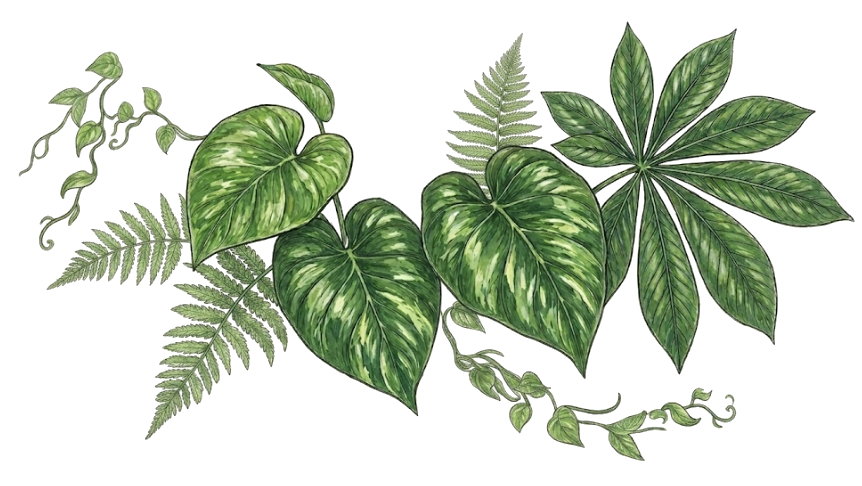
#> input picture back/img2/1.png, 862 x 486 px, found by its file name
$ python generate_barren_background.py
#> lines starting #> are read from the running program, lines starting #| are printed output that depends on the picture
from __future__ import annotations

from pathlib import Path
import math
import random
from collections import Counter

from PIL import Image, ImageColor, ImageDraw, ImageEnhance, ImageFilter, ImageOps


ROOT = Path(__file__).resolve().parents[1]
SOURCE_DIR = ROOT / "back" / "img_data"
OUTPUT_PATH = ROOT / "shootGame" / "src" / "renderer" / "src" / "assets" / "barren-background.png"
WIDTH = 1600
HEIGHT = 900
SEED = 260214


def load_rgba(name: str) -> Image.Image:
    return Image.open(SOURCE_DIR / name).convert("RGBA")


def sample_background_color(image: Image.Image) -> tuple[int, int, int]:
    rgba = image.convert("RGBA")
    w, h = rgba.size
    points = [
        (24, 24),
        (w - 25, 24),
        (24, h - 25),
        (w - 25, h - 25),
        (w // 2, 24),
        (w // 2, h - 25),
    ]
    rs, gs, bs = [], [], []
    for x, y in points:
        r, g, b, _ = rgba.getpixel((max(0, x), max(0, y)))
        rs.append(r)
        gs.append(g)
        bs.append(b)
    return (
        int(sum(rs) / len(rs)),
        int(sum(gs) / len(gs)),
        int(sum(bs) / len(bs)),
    )


def cut_from_flat_background(image: Image.Image, distance_gain: float = 3.3) -> Image.Image:
    rgba = image.convert("RGBA")
    bg = sample_background_color(rgba)
    pixels = rgba.load()
    alpha = Image.new("L", rgba.size, 0)
    alpha_pixels = alpha.load()

    for y in range(rgba.height):
        for x in range(rgba.width):
            r, g, b, _ = pixels[x, y]
            dist = math.sqrt((r - bg[0]) ** 2 + (g - bg[1]) ** 2 + (b - bg[2]) ** 2)
            value = max(0, min(255, int((dist - 11) * distance_gain)))
            alpha_pixels[x, y] = value

    alpha = alpha.filter(ImageFilter.GaussianBlur(1.8))
    alpha = ImageEnhance.Contrast(alpha).enhance(1.35)
    rgba.putalpha(alpha)
    return rgba


def cut_from_edge_palette(image: Image.Image, tolerance: float = 34.0) -> Image.Image:
    rgba = image.convert("RGBA")
    w, h = rgba.size
    samples: Counter[tuple[int, int, int]] = Counter()

    for x in range(0, w, max(1, w // 120)):
        for y in (0, h - 1):
            r, g, b, _ = rgba.getpixel((x, y))
            samples[(round(r / 16) * 16, round(g / 16) * 16, round(b / 16) * 16)] += 1
    for y in range(0, h, max(1, h // 80)):
        for x in (0, w - 1):
            r, g, b, _ = rgba.getpixel((x, y))
            samples[(round(r / 16) * 16, round(g / 16) * 16, round(b / 16) * 16)] += 1

    palette = [(min(255, r), min(255, g), min(255, b)) for (r, g, b), _ in samples.most_common(6)]
    pixels = rgba.load()
    alpha = Image.new("L", rgba.size, 0)
    alpha_pixels = alpha.load()

    for y in range(h):
        for x in range(w):
            r, g, b, _ = pixels[x, y]
            nearest = min(
                math.sqrt((r - pr) ** 2 + (g - pg) ** 2 + (b - pb) ** 2)
                for pr, pg, pb in palette
            )
            value = int(max(0, min(255, (nearest - tolerance) * 5.8)))
            alpha_pixels[x, y] = value

    alpha = alpha.filter(ImageFilter.GaussianBlur(1.2))
    alpha = ImageEnhance.Contrast(alpha).enhance(1.5)
    rgba.putalpha(alpha)
    return rgba


def make_base_ground(width: int, height: int) -> Image.Image:
    base = Image.new("RGBA", (width, height), "#43352b")
    draw = ImageDraw.Draw(base)

    for y in range(height):
        t = y / max(1, height - 1)
        r = int(65 + (116 - 65) * t)
        g = int(53 + (95 - 53) * t)
        b = int(43 + (63 - 43) * t)
        draw.line((0, y, width, y), fill=(r, g, b, 255))

    haze = Image.new("RGBA", (width, height), (0, 0, 0, 0))
    haze_draw = ImageDraw.Draw(haze)
    haze_draw.ellipse((-180, -160, width * 0.9, height * 0.6), fill=(170, 148, 112, 42))
    haze_draw.ellipse((width * 0.2, height * 0.1, width + 220, height + 120), fill=(93, 73, 50, 88))
    haze = haze.filter(ImageFilter.GaussianBlur(90))
    base.alpha_composite(haze)

    dust = Image.new("RGBA", (width, height), (0, 0, 0, 0))
    dust_draw = ImageDraw.Draw(dust)
    rng = random.Random(SEED)
    for _ in range(260):
        x = rng.randint(0, width)
        y = rng.randint(0, height)
        rx = rng.randint(30, 140)
        ry = rng.randint(14, 90)
        color = rng.choice(
            [
                (91, 72, 48, 18),
                (138, 114, 82, 12),
                (50, 38, 29, 22),
            ]
        )
        dust_draw.ellipse((x - rx, y - ry, x + rx, y + ry), fill=color)
    dust = dust.filter(ImageFilter.GaussianBlur(22))
    base.alpha_composite(dust)
    return base


# [108 lines left out: functions transform_asset, paste_center, add_tiled_field, add_cracks, add_vignette, not called in this run]


def build_background() -> Image.Image:
    rng = random.Random(SEED)
    base = make_base_ground(WIDTH, HEIGHT)
#> in make_base_ground, `haze = Image.new("RGBA", (width, height), (0, 0, 0, 0))`: haze: PIL image 1600x900 RGBA; every value is 0
#> in make_base_ground, `haze = haze.filter(ImageFilter.GaussianBlur(90))`:
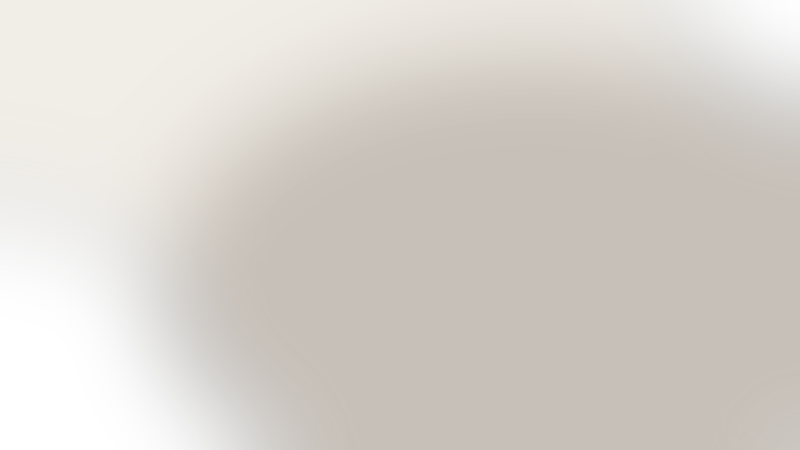
#> haze: PIL image 1600x900 RGBA (shown at 1/2 size); mean R, G, B, A 97.1, 79.5, 56.9, 64.9; transparent parts drawn white
#> in make_base_ground, `base.alpha_composite(haze)`:
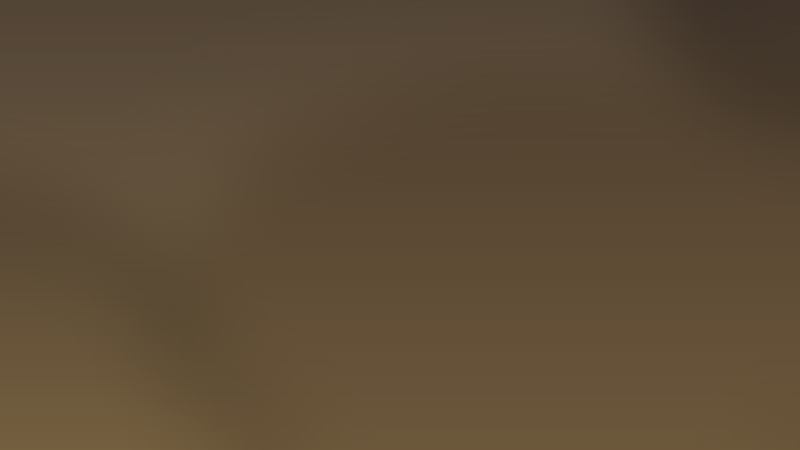
#> base: PIL image 1600x900 RGBA (shown at 1/2 size); mean R, G, B, A 92.8, 75.6, 53.9, 255
#> in make_base_ground, `dust = dust.filter(ImageFilter.GaussianBlur(22))`:
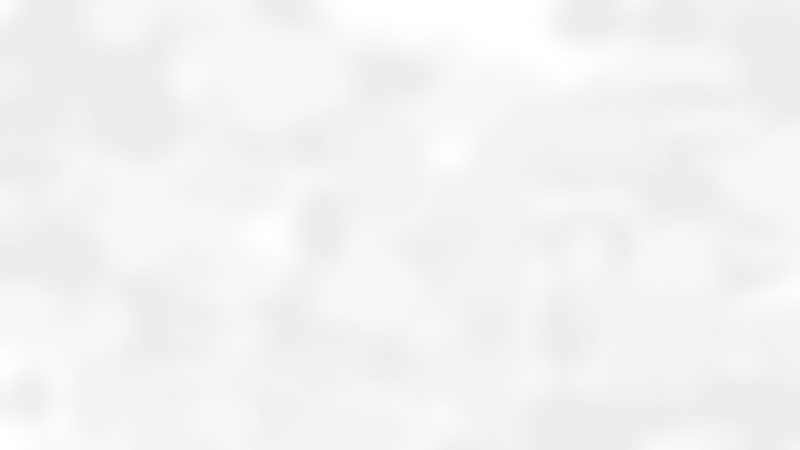
#> dust: PIL image 1600x900 RGBA (shown at 1/2 size); mean R, G, B, A 79.1, 63.3, 44.8, 15.8; transparent parts drawn white

    wreck_a = cut_from_edge_palette(load_rgba("1.png"))
#> in load_rgba, returned value is the input picture: PIL image 862x486 RGBA; mean R, G, B, A 199, 209, 191.4, 97.6
#> after the loop in cut_from_edge_palette, `for x in range(0, w, max(1, w // 120)):`: samples = {(256, 256, 256): 248}
#> after the loop in cut_from_edge_palette, `for y in range(0, h, max(1, h // 80)):`: samples = {(256, 256, 256): 410}
#> in cut_from_edge_palette, `palette = [(min(255, r), min(255, g), min(255, b)) for (r, g, b), _ in..`: palette = [(255, 255, 255)]
#> in cut_from_edge_palette, `alpha = Image.new("L", rgba.size, 0)`: alpha: PIL image 862x486 L; every value is 0
    branch_a = cut_from_flat_background(load_rgba("2.png"))
#> call 2 of load_rgba, with name = '2.png'
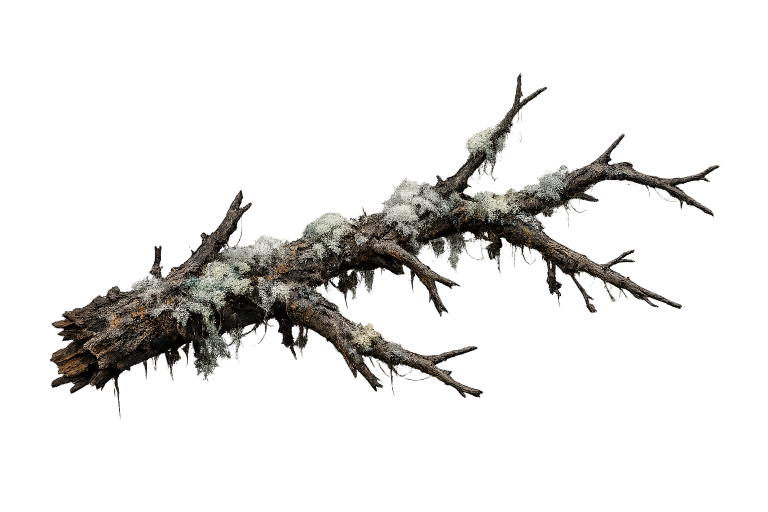
#> input picture back/img_data/2.png, 1536 x 1024 px (shown at 1/2 size)
#> in load_rgba, returned value is the input picture: PIL image 1536x1024 RGBA; mean R, G, B, A 97, 95.1, 90.5, 35.1
#> the loop in sample_background_color, `for x, y in points:` made 6 passes
#> (r, g, b) on passes 1 to 6: (100, 101, 100), (99, 101, 102), (91, 93, 93), (90, 91, 92), (97, 99, 98), (85, 88, 88)
#> after the loop in sample_background_color, `for x, y in points:`: bs = [100, 102, 93, 92, 98, 88]; gs = [101, 101, 93, 91, 99, 88]; rs = [100, 99, 91, 90, 97, 85]
#> in cut_from_flat_background, `bg = sample_background_color(rgba)`: bg = (93, 95, 95)
#> in cut_from_flat_background, `alpha = Image.new("L", rgba.size, 0)`: alpha: PIL image 1536x1024 L; every value is 0
    branch_b = cut_from_flat_background(load_rgba("3.png"))
#> call 3 of load_rgba, with name = '3.png'
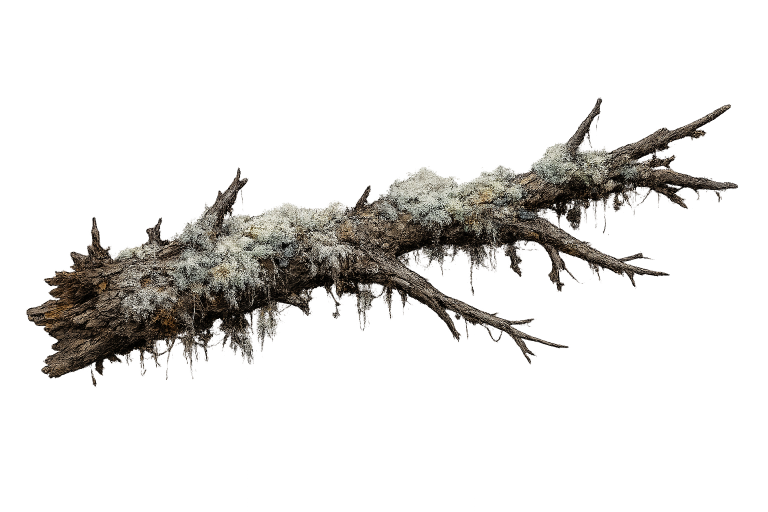
#> input picture back/img_data/3.png, 1536 x 1024 px (shown at 1/2 size)
#> in load_rgba, returned value is the input picture: PIL image 1536x1024 RGBA; mean R, G, B, A 94.3, 91.6, 87.4, 42.3
#> call 2 of cut_from_flat_background, with distance_gain = 3.3
#> the loop in sample_background_color (call 2), `for x, y in points:` made 6 passes
#> (r, g, b) on passes 1 to 6: (90, 90, 90), (93, 94, 94), (82, 82, 83), (82, 83, 83), (89, 91, 90), (79, 81, 82)
#> in cut_from_flat_background (call 2), `bg = sample_background_color(rgba)`: bg = (85, 86, 87)
#> in cut_from_flat_background (call 2), `alpha = ImageEnhance.Contrast(alpha).enhance(1.35)`:
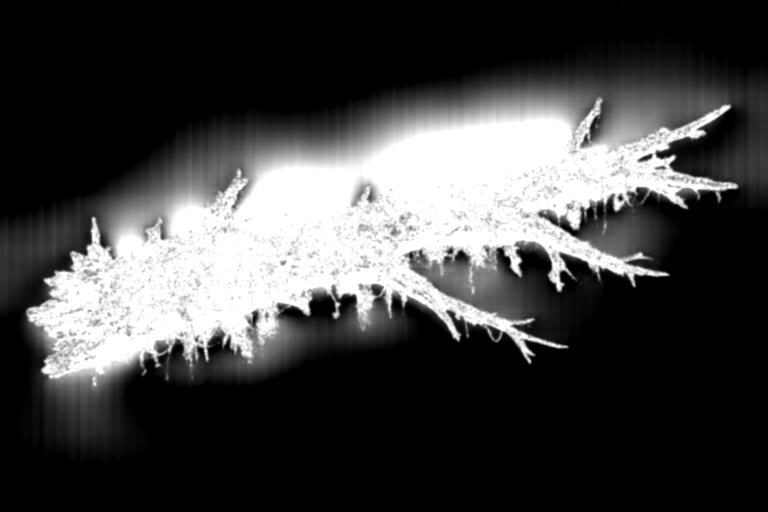
#> alpha: PIL image 1536x1024 L (shown at 1/2 size); min 0, max 255, mean 66.8
#> in cut_from_flat_background (call 2), `rgba.putalpha(alpha)`:
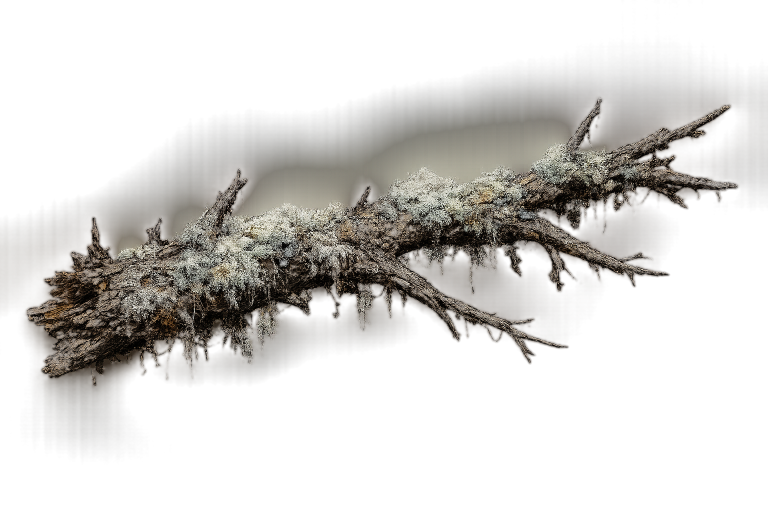
#> rgba: PIL image 1536x1024 RGBA (shown at 1/2 size); mean R, G, B, A 94.3, 91.6, 87.4, 66.8; transparent parts drawn white
    crater = cut_from_edge_palette(load_rgba("４.png"))

    add_tiled_field(
        base,
        crater,
        scale_range=(0.10, 0.16),
        opacity_range=(0.18, 0.34),
        rotation_range=(-18, 18),
        y_band=(0.42, 0.90),
        x_step=220,
        y_step=155,
        jitter=28,
        tint="#81684f",
        seed_offset=11,
    )
    add_tiled_field(
        base,
        wreck_a,
        scale_range=(0.08, 0.12),
        opacity_range=(0.16, 0.30),
        rotation_range=(-28, 28),
        y_band=(0.10, 0.78),
        x_step=210,
        y_step=145,
        jitter=36,
        tint="#715a43",
        seed_offset=21,
    )
    add_tiled_field(
        base,
        branch_a,
        scale_range=(0.09, 0.14),
        opacity_range=(0.12, 0.22),
        rotation_range=(-24, 24),
        y_band=(0.08, 0.88),
        x_step=170,
        y_step=120,
        jitter=24,
        tint="#7d6852",
        seed_offset=31,
    )
    add_tiled_field(
        base,
        branch_b,
        scale_range=(0.09, 0.14),
        opacity_range=(0.10, 0.20),
        rotation_range=(-24, 24),
        y_band=(0.12, 0.92),
        x_step=175,
        y_step=125,
        jitter=24,
        tint="#6f5b47",
        seed_offset=41,
    )

    for _ in range(28):
        x = rng.randint(0, WIDTH)
        y = rng.randint(int(HEIGHT * 0.35), HEIGHT - 10)
        asset = transform_asset(
            crater,
            rng.uniform(0.14, 0.19),
            rng.uniform(-20, 20),
            opacity=rng.uniform(0.18, 0.28),
            mirror=rng.random() < 0.5,
            color="#876d54",
        )
        paste_center(base, asset, (x, y))

    ember_haze = Image.new("RGBA", (WIDTH, HEIGHT), (0, 0, 0, 0))
    ember_draw = ImageDraw.Draw(ember_haze)
    for _ in range(36):
        x = rng.randint(0, WIDTH)
        y = rng.randint(int(HEIGHT * 0.2), int(HEIGHT * 0.86))
        rx = rng.randint(35, 120)
        ry = rng.randint(10, 45)
        ember_draw.ellipse((x - rx, y - ry, x + rx, y + ry), fill=(196, 131, 62, rng.randint(8, 18)))
    ember_haze = ember_haze.filter(ImageFilter.GaussianBlur(18))
    base.alpha_composite(ember_haze)

    add_cracks(base)
    add_vignette(base)

    sharpened = ImageEnhance.Sharpness(base).enhance(1.15)
    contrast = ImageEnhance.Contrast(sharpened).enhance(1.06)
    return contrast.convert("RGBA")


def main() -> None:
    OUTPUT_PATH.parent.mkdir(parents=True, exist_ok=True)
    background = build_background()
    background.save(OUTPUT_PATH)
    print(f"saved {OUTPUT_PATH}")


if __name__ == "__main__":
#> (the run stopped early here; a loop or call above may not have finished)
